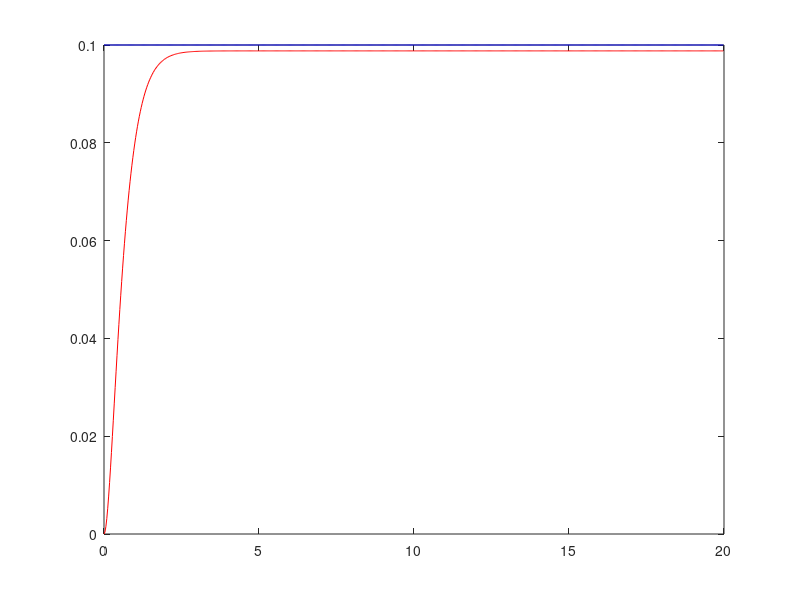

Reproduce this figure in MATLAB.
m  = 62.416; %System mass
g = 9.81; %Gravity constant
l = (92+330+299.897+123.005+191.7)/1000; %Pendulum longitude
k = 0.1; %Stiffness
T = 0.03; %Sample Time

a = (k - m*g*l) / (m*l^2);
b = k / (m*l^2);

%% Space state matrices
A = [0 1; -a 0]; 
B = [0; 1];
C = [-(k/(m*g))*b 0];
D = k/(m*g);
sys = ss(A,B,C,D);
sys_d = c2d(sys,T,'zoh');

%polos
poles = eig(A);

% %controlabilidad
% co =ctrb(A,B);
% unco = length(A)-rank(co);
% 
% co_d = ctrb(sys_d);
% ob_d = obsv(sys_d);
% controllability_d = rank(co_d);
% observability_d = rank(ob_d);

% %% Transfer function
% [num,den] = ss2tf(A,B,C,D);
% G_s = tf(num,den);
% t = 0:0.001:10;
% u = 0.1*ones(size(t));
% lsim(G_s,u,t)
% 
% % Add a pole in s = 0
% den = [den 0];
% G2_s = tf(num,den);
% lsim(G_s,u,t)
% 
% % Closing the loop
% H_s = feedback(G2_s,-1);
% lsim(H_s,u,t);


%% DISCRETE LQR DESIGN
Q = C'*C;
%Q(1,1) = 1000;
R = 1;

[K] = dlqr(sys_d.a, sys_d.b, Q, R);

Ac = (sys_d.a-sys_d.b*K);
Bc = sys_d.b;
Cc = sys_d.c;
Dc = sys_d.d;

sys_cl = ss(Ac,Bc,Cc,Dc,T);

t = 0:T:20;
r =0.1*ones(size(t));
[y,t,x]=lsim(sys_cl,r,t);
plot(t,y,'r');

% Precompensator design
N = -35000000;
sys_cl = ss(Ac,Bc*N,Cc,Dc,T);
t = 0:T:20;
r =0.1*ones(size(t));
[y,t,x]=lsim(sys_cl,r,t);
plot(t,y,'r',t,r,'b');